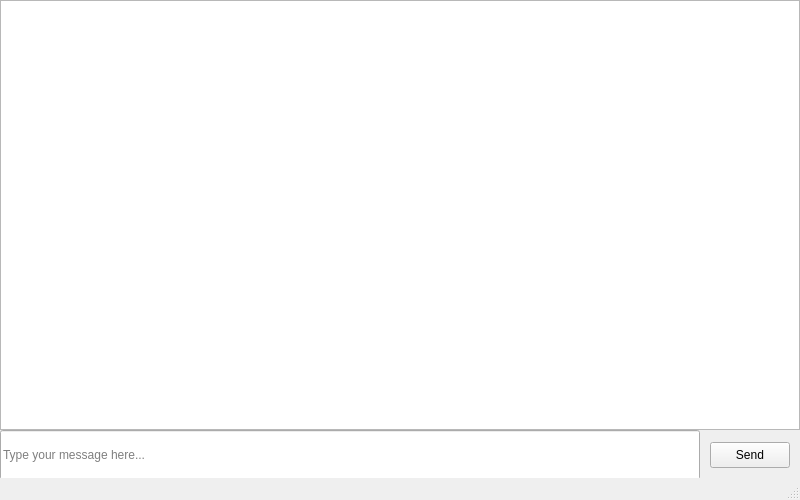
<?xml version="1.0" encoding="UTF-8"?>
<ui version="4.0">
 <class>Chat</class>
 <widget class="QMainWindow" name="Chat">
  <property name="geometry">
   <rect>
    <x>0</x>
    <y>0</y>
    <width>800</width>
    <height>500</height>
   </rect>
  </property>
  <property name="windowTitle">
   <string>Chat</string>
  </property>
  <widget class="QWidget" name="centralwidget">
   <widget class="QPushButton" name="sendNewMsgBtn">
    <property name="geometry">
     <rect>
      <x>710</x>
      <y>442</y>
      <width>80</width>
      <height>26</height>
     </rect>
    </property>
    <property name="text">
     <string>Send</string>
    </property>
   </widget>
   <widget class="QLineEdit" name="newMsgLineEdit">
    <property name="geometry">
     <rect>
      <x>0</x>
      <y>430</y>
      <width>700</width>
      <height>50</height>
     </rect>
    </property>
    <property name="placeholderText">
     <string>Type your message here...</string>
    </property>
   </widget>
   <widget class="QTextEdit" name="msgsBox">
    <property name="geometry">
     <rect>
      <x>0</x>
      <y>0</y>
      <width>800</width>
      <height>430</height>
     </rect>
    </property>
   </widget>
  </widget>
  <widget class="QMenuBar" name="menubar">
   <property name="geometry">
    <rect>
     <x>0</x>
     <y>0</y>
     <width>800</width>
     <height>20</height>
    </rect>
   </property>
  </widget>
  <widget class="QStatusBar" name="statusbar"/>
 </widget>
 <resources/>
 <connections/>
</ui>
